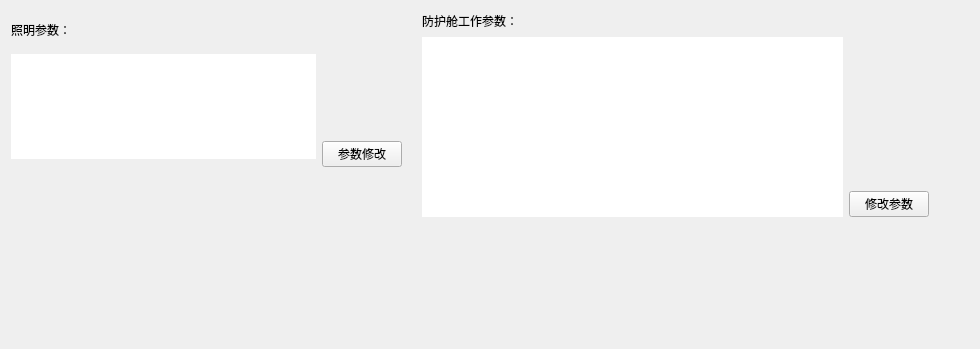
        <widget class="QWidget" name="tabSlavePara">
         <attribute name="title">
          <string>控制参数</string>
         </attribute>
         <layout class="QGridLayout" name="gridLayout_4">
          <property name="horizontalSpacing">
           <number>20</number>
          </property>
          <item row="0" column="0">
           <layout class="QVBoxLayout" name="verticalLayout_20">
            <item>
             <layout class="QHBoxLayout" name="horizontalLayout_11">
              <property name="spacing">
               <number>6</number>
              </property>
              <item>
               <layout class="QVBoxLayout" name="verticalLayout_18">
                <item>
                 <layout class="QHBoxLayout" name="horizontalLayout_6">
                  <item>
                   <widget class="QLabel" name="label_6">
                    <property name="minimumSize">
                     <size>
                      <width>0</width>
                      <height>15</height>
                     </size>
                    </property>
                    <property name="maximumSize">
                     <size>
                      <width>16777215</width>
                      <height>25</height>
                     </size>
                    </property>
                    <property name="text">
                     <string>照明参数：</string>
                    </property>
                   </widget>
                  </item>
                  <item>
                   <spacer name="horizontalSpacer_3">
                    <property name="orientation">
                     <enum>Qt::Horizontal</enum>
                    </property>
                    <property name="sizeType">
                     <enum>QSizePolicy::Expanding</enum>
                    </property>
                    <property name="sizeHint" stdset="0">
                     <size>
                      <width>20</width>
                      <height>20</height>
                     </size>
                    </property>
                   </spacer>
                  </item>
                 </layout>
                </item>
                <item>
                 <widget class="QTableWidget" name="tablewidgetZhaoMing">
                  <property name="minimumSize">
                   <size>
                    <width>305</width>
                    <height>0</height>
                   </size>
                  </property>
                  <property name="maximumSize">
                   <size>
                    <width>385</width>
                    <height>105</height>
                   </size>
                  </property>
                  <property name="focusPolicy">
                   <enum>Qt::NoFocus</enum>
                  </property>
                  <property name="styleSheet">
                   <string notr="true">border:0px</string>
                  </property>
                  <property name="verticalScrollBarPolicy">
                   <enum>Qt::ScrollBarAlwaysOff</enum>
                  </property>
                  <property name="horizontalScrollBarPolicy">
                   <enum>Qt::ScrollBarAlwaysOff</enum>
                  </property>
                  <property name="editTriggers">
                   <set>QAbstractItemView::NoEditTriggers</set>
                  </property>
                  <property name="selectionMode">
                   <enum>QAbstractItemView::NoSelection</enum>
                  </property>
                 </widget>
                </item>
               </layout>
              </item>
              <item>
               <layout class="QVBoxLayout" name="verticalLayout_19">
                <item>
                 <spacer name="verticalSpacer_4">
                  <property name="orientation">
                   <enum>Qt::Vertical</enum>
                  </property>
                  <property name="sizeHint" stdset="0">
                   <size>
                    <width>20</width>
                    <height>118</height>
                   </size>
                  </property>
                 </spacer>
                </item>
                <item>
                 <widget class="QPushButton" name="btnSetZhaoMingPrar">
                  <property name="text">
                   <string>参数修改</string>
                  </property>
                 </widget>
                </item>
               </layout>
              </item>
             </layout>
            </item>
            <item>
             <spacer name="verticalSpacer_5">
              <property name="orientation">
               <enum>Qt::Vertical</enum>
              </property>
              <property name="sizeType">
               <enum>QSizePolicy::Fixed</enum>
              </property>
              <property name="sizeHint" stdset="0">
               <size>
                <width>20</width>
                <height>90</height>
               </size>
              </property>
             </spacer>
            </item>
           </layout>
          </item>
          <item row="0" column="1">
           <layout class="QVBoxLayout" name="verticalLayout_5">
            <item>
             <layout class="QHBoxLayout" name="horizontalLayout_10">
              <property name="spacing">
               <number>6</number>
              </property>
              <item>
               <layout class="QVBoxLayout" name="verticalLayout_17">
                <item>
                 <layout class="QHBoxLayout" name="horizontalLayout_5">
                  <item>
                   <widget class="QLabel" name="label_7">
                    <property name="maximumSize">
                     <size>
                      <width>16777215</width>
                      <height>25</height>
                     </size>
                    </property>
                    <property name="text">
                     <string>防护舱工作参数：</string>
                    </property>
                   </widget>
                  </item>
                  <item>
                   <spacer name="horizontalSpacer_4">
                    <property name="orientation">
                     <enum>Qt::Horizontal</enum>
                    </property>
                    <property name="sizeHint" stdset="0">
                     <size>
                      <width>40</width>
                      <height>20</height>
                     </size>
                    </property>
                   </spacer>
                  </item>
                 </layout>
                </item>
                <item>
                 <widget class="QTableWidget" name="tableWidgetFangHuCang">
                  <property name="minimumSize">
                   <size>
                    <width>421</width>
                    <height>0</height>
                   </size>
                  </property>
                  <property name="maximumSize">
                   <size>
                    <width>491</width>
                    <height>180</height>
                   </size>
                  </property>
                  <property name="focusPolicy">
                   <enum>Qt::NoFocus</enum>
                  </property>
                  <property name="styleSheet">
                   <string notr="true">border:0 px</string>
                  </property>
                  <property name="editTriggers">
                   <set>QAbstractItemView::NoEditTriggers</set>
                  </property>
                  <property name="selectionMode">
                   <enum>QAbstractItemView::NoSelection</enum>
                  </property>
                 </widget>
                </item>
               </layout>
              </item>
              <item>
               <layout class="QVBoxLayout" name="verticalLayout_15">
                <item>
                 <spacer name="verticalSpacer_6">
                  <property name="orientation">
                   <enum>Qt::Vertical</enum>
                  </property>
                  <property name="sizeHint" stdset="0">
                   <size>
                    <width>20</width>
                    <height>148</height>
                   </size>
                  </property>
                 </spacer>
                </item>
                <item>
                 <widget class="QPushButton" name="btnSetFangHuCangPara">
                  <property name="text">
                   <string>修改参数</string>
                  </property>
                 </widget>
                </item>
               </layout>
              </item>
             </layout>
            </item>
            <item>
             <spacer name="verticalSpacer">
              <property name="orientation">
               <enum>Qt::Vertical</enum>
              </property>
              <property name="sizeHint" stdset="0">
               <size>
                <width>20</width>
                <height>40</height>
               </size>
              </property>
             </spacer>
            </item>
           </layout>
          </item>
          <item row="0" column="2">
           <spacer name="horizontalSpacer_12">
            <property name="orientation">
             <enum>Qt::Horizontal</enum>
            </property>
            <property name="sizeHint" stdset="0">
             <size>
              <width>40</width>
              <height>20</height>
             </size>
            </property>
           </spacer>
          </item>
          <item row="1" column="0">
           <spacer name="verticalSpacer_2">
            <property name="orientation">
             <enum>Qt::Vertical</enum>
            </property>
            <property name="sizeHint" stdset="0">
             <size>
              <width>20</width>
              <height>81</height>
             </size>
            </property>
           </spacer>
          </item>
          <item row="1" column="1">
           <spacer name="verticalSpacer_3">
            <property name="orientation">
             <enum>Qt::Vertical</enum>
            </property>
            <property name="sizeHint" stdset="0">
             <size>
              <width>20</width>
              <height>81</height>
             </size>
            </property>
           </spacer>
          </item>
          <item row="1" column="2">
           <spacer name="horizontalSpacer_13">
            <property name="orientation">
             <enum>Qt::Horizontal</enum>
            </property>
            <property name="sizeHint" stdset="0">
             <size>
              <width>40</width>
              <height>20</height>
             </size>
            </property>
           </spacer>
          </item>
         </layout>
        </widget>
